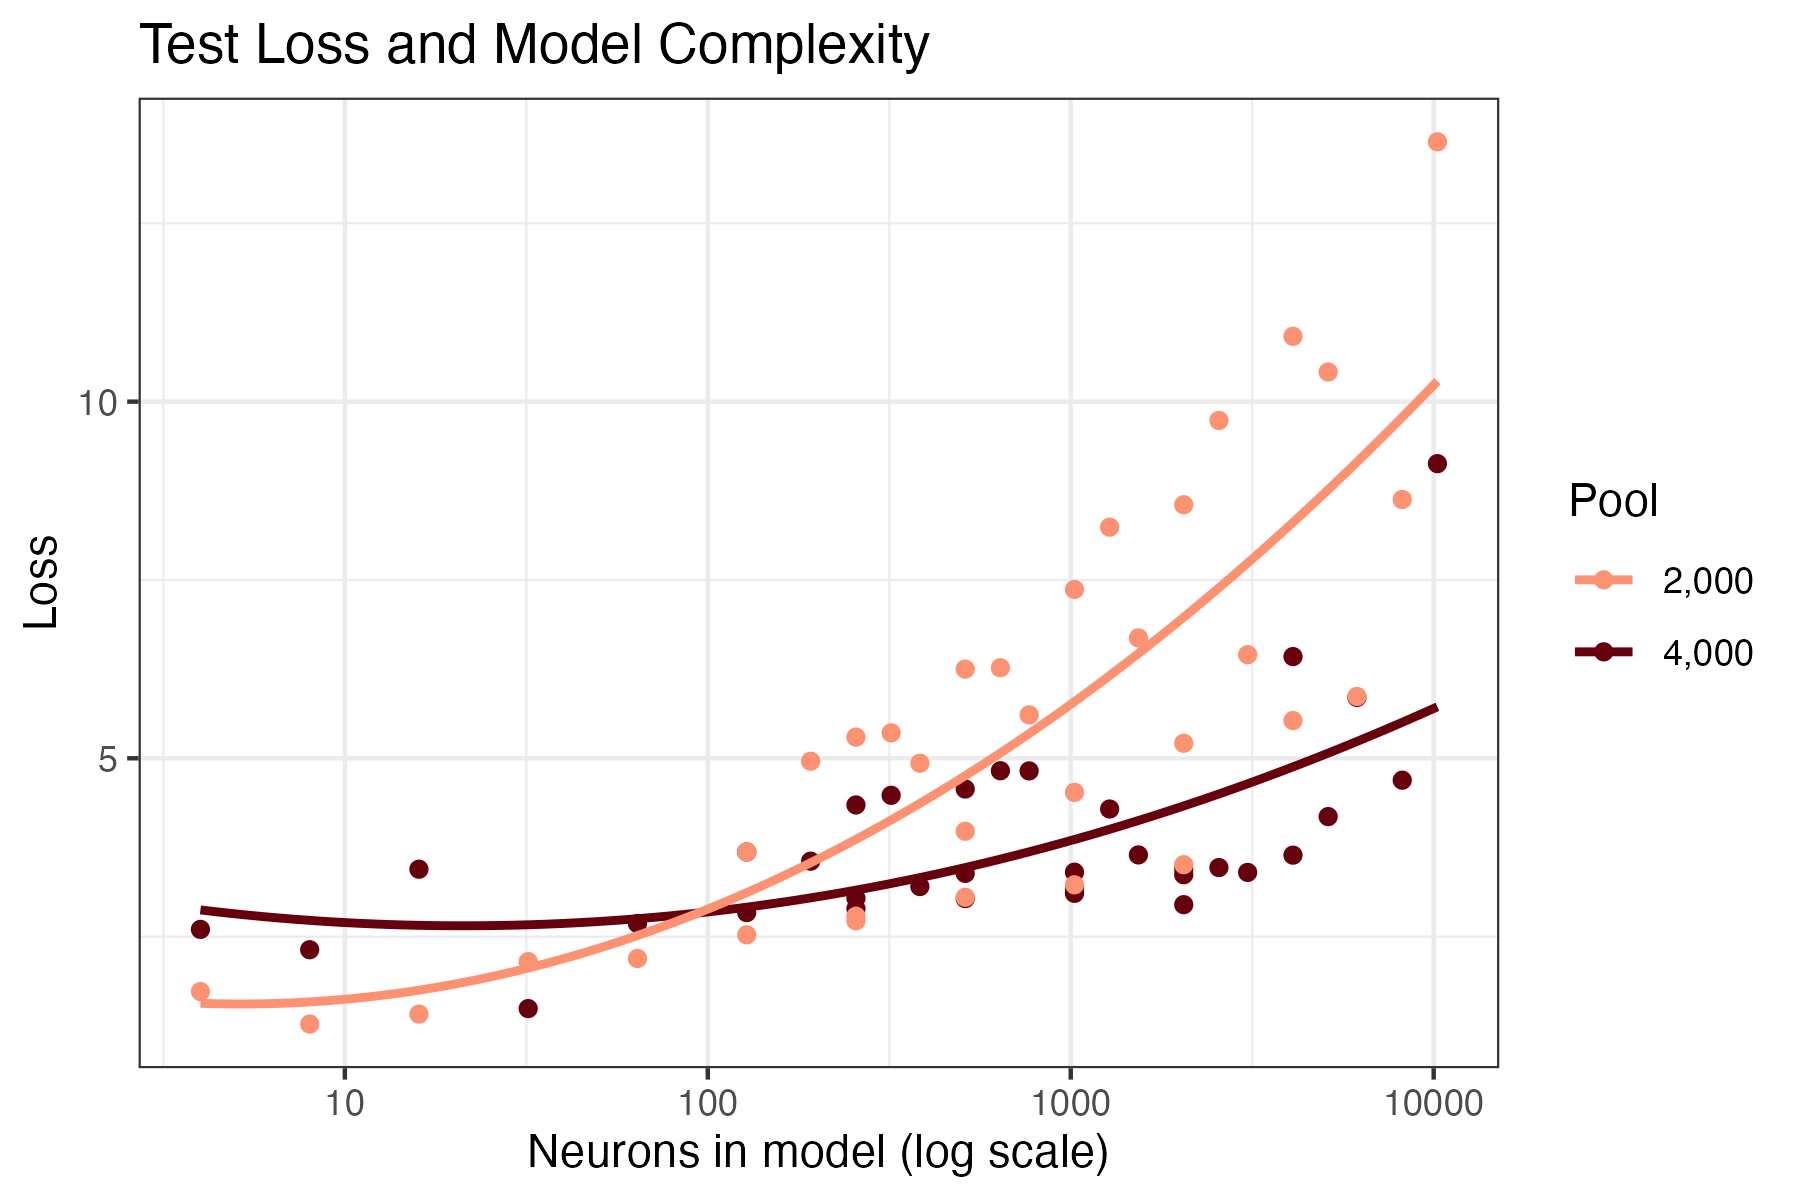

Here is the R script that generated this plot:
## Code to create a viz comparing test loss as a function of complexity
## For the models that trained over ~2,000 and ~4,000 sequences

#Importing necessary libraries and data
library(tidyverse)
library(ggplot2)
twok <- read_csv("../../results/results-2k.csv")
fourk <- read_csv("../../results/results-4k.csv")

#Averaging loss across seeds
twokMean <- twok |>
  group_by(layers, neuronsPerLayer) |>
  summarize(testLoss = mean(testLoss),
            trainLoss = mean(trainLoss))

fourkMean <- fourk |>
  group_by(layers, neuronsPerLayer) |>
  summarize(testLoss = mean(testLoss),
            trainLoss = mean(trainLoss))

#Generating plot
plot <- ggplot() +
  geom_point(data = fourkMean, aes(x = layers*neuronsPerLayer, y = testLoss, color = '4,000')) +
  geom_smooth(data = fourkMean, method = "lm", formula = y ~ x + I(x^2), se = FALSE, 
              aes(x = layers*neuronsPerLayer, y = testLoss, color = '4,000')) +
  geom_point(data = twokMean, aes(x = layers*neuronsPerLayer, y = testLoss, color = '2,000')) +
  geom_smooth(data = twokMean, method = "lm", formula = y ~ x + I(x^2), se = FALSE, 
              aes(x = layers*neuronsPerLayer, y = testLoss, color = '2,000')) +
  scale_x_log10() +
  labs(title = "Test Loss and Model Complexity",
       x = "Neurons in model (log scale)",
       y = "Loss",
       color = "Pool") +
  theme_bw() +
  scale_color_manual(values = c(
    '4,000' = '#67000D',
    '2,000' = '#FC9272'
  ))

ggsave('figure2.png', plot, width = 6, height = 4)
